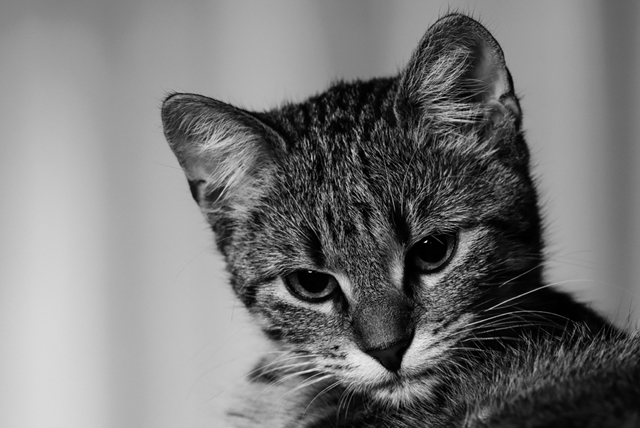
#> input picture images/cat.jpg, 640 x 428 px
$ python sobel.py
#> lines starting #> are read from the running program, lines starting #| are printed output that depends on the picture
import cv2
import numpy as np
from matplotlib import pyplot as plt

def convolve_np(X ,F):

	height = X.shape[0]
	width = X.shape[1]

	height_f = F.shape[0]
	width_f = F.shape[1]

	out = np.zeros((height, width))


	H = int((height_f - 1)/2)
	W = int((width_f -1 ) /2)

	for i in np.arange(H, height -H):
		for j in np.arange(W , width-W):
			sum = 0

			for k in np.arange(-H , H+1):
				for l in np.arange(-W, W+1):
					a = X[i+k, j+l]
					w = F[H+k, W+l]
					sum += (a*w)
			out[i,j] = sum
	return out


img = cv2.imread('images/cat.jpg',cv2.IMREAD_GRAYSCALE)
#> img is the input picture: shape (428, 640); min 0, max 238, mean 119.9

height = img.shape[0]
#> height = 428
width = img.shape[1]
#> width = 640


Hx = np.array([[-1, 0, 1],
               [-2, 0, 2],
               [-1, 0, 1]])

Hy = np.array([[-1, -2, -1],
               [0, 0, 0],
               [1, 2, 1]])


img_x = convolve_np(img , Hx) / 8.0
#> after the loop in convolve_np, `for i in np.arange(H, height -H):`:
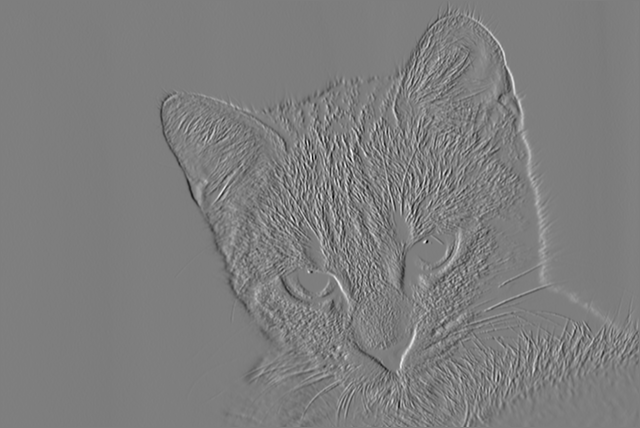
#> out: shape (428, 640) float64; min -692, max 706, mean -0.9; drawn with min black and max white
img_y = convolve_np(img , Hy) / 8.0
#> after the loop in convolve_np (call 2), `for i in np.arange(H, height -H):`:
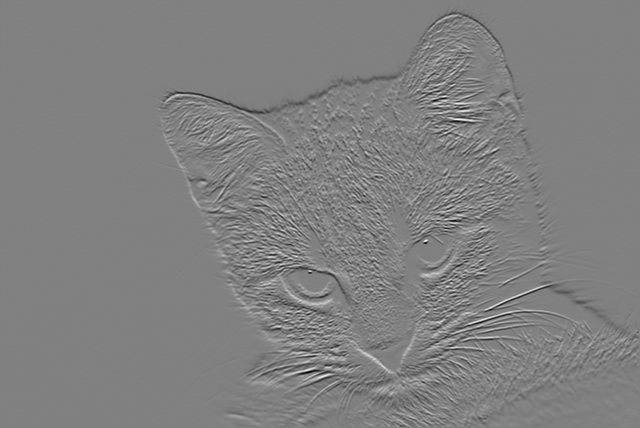
#> out: shape (428, 640) float64; min -771, max 756, mean -0.6; drawn with min black and max white

img_out = np.sqrt(np.power(img_x,2) + np.power(img_y, 2))
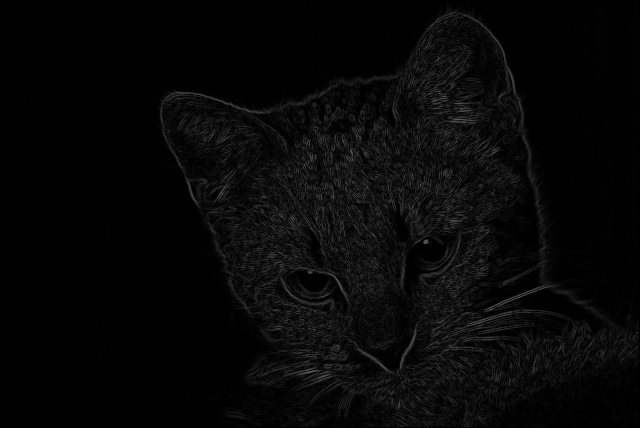
#> img_out: shape (428, 640) float64; min 0, max 111.6, mean 7.4


print(img_out)
#> (printed output is left out)

img_out = (img_out / np.max(img_out)) *255
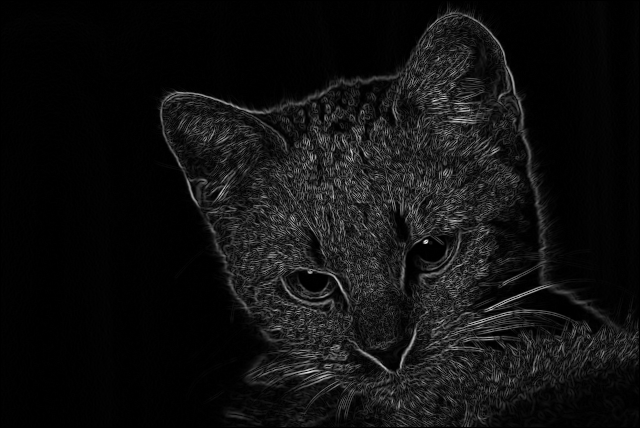
#> img_out: shape (428, 640) float64; min 0, max 255, mean 17


cv2.imshow('image', img_out)
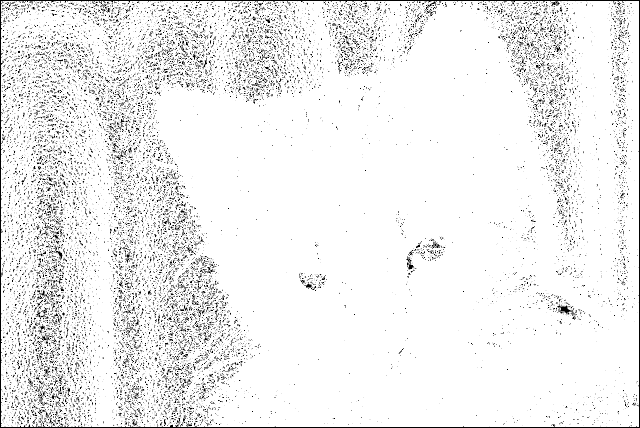
#> window 'image': shape (428, 640); min 0, max 255, mean 237.9
cv2.waitKey(0)
cv2.destroyAllWindows()


cv2.imwrite('outputs/sobel.jpg', img_out)
plt.imshow(img_out, cmap = 'gray', interpolation = 'bicubic')
plt.xticks([]), plt.yticks([])  # to hide tick values on X and Y axis
plt.show()
"""
cv2.imshow('image', img_out)
cv2.waitKey(0)
cv2.destroyAllWindows()


"""

$ run again, with images/contrast.jpg copied over images/cat.jpg
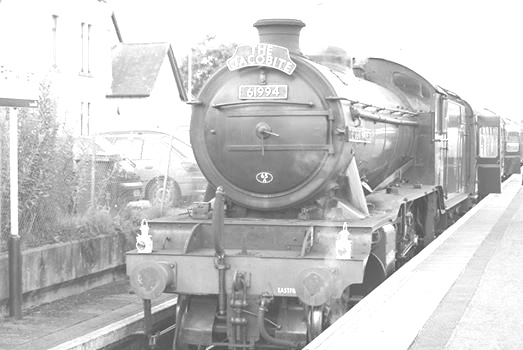
#> input picture images/contrast.jpg, 523 x 350 px
#> img is the input picture: shape (350, 523); min 62, max 255, mean 200.9
#> after the loop in convolve_np (call 2), `for i in np.arange(H, height -H):`:
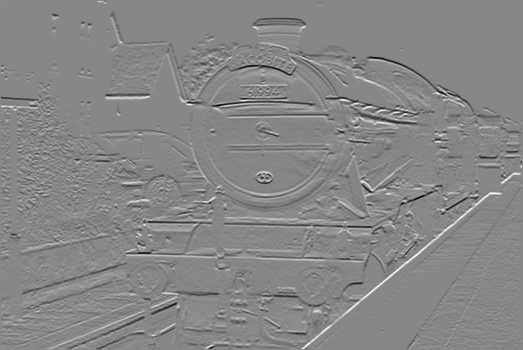
#> out: shape (350, 523) float64; min -667, max 591, mean -1.6; drawn with min black and max white
#> (printed output is left out)
#> `cv2.imshow('image', img_out)`:
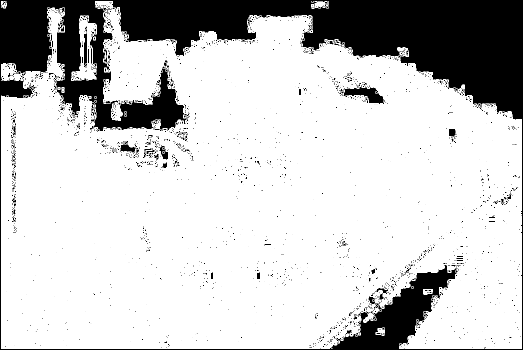
#> window 'image': shape (350, 523); min 0, max 255, mean 200.4

$ run again, with images/img1.jpg copied over images/cat.jpg
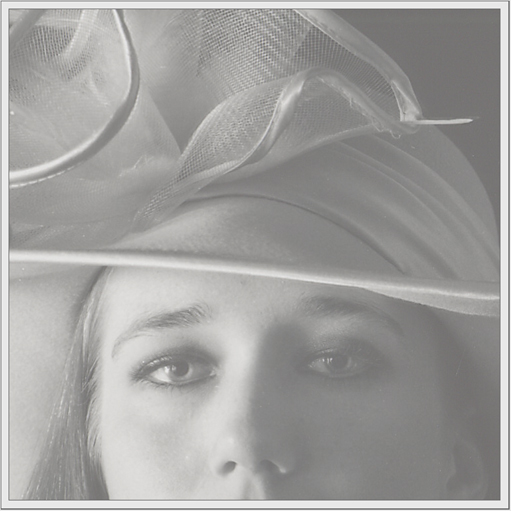
#> input picture images/img1.jpg, 511 x 511 px
#> after the loop in convolve_np (call 2), `for i in np.arange(H, height -H):`:
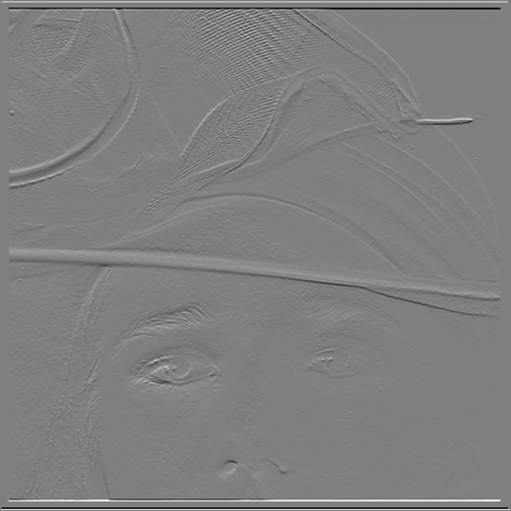
#> out: shape (511, 511) float64; min -557, max 554, mean 0.1; drawn with min black and max white
#> (printed output is left out)
#> `cv2.imshow('image', img_out)`:
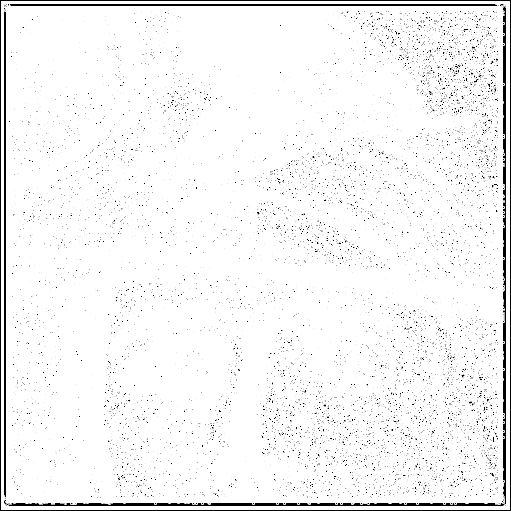
#> window 'image': shape (511, 511); min 0, max 255, mean 244.6

$ run again, with images/jet.jpg copied over images/cat.jpg
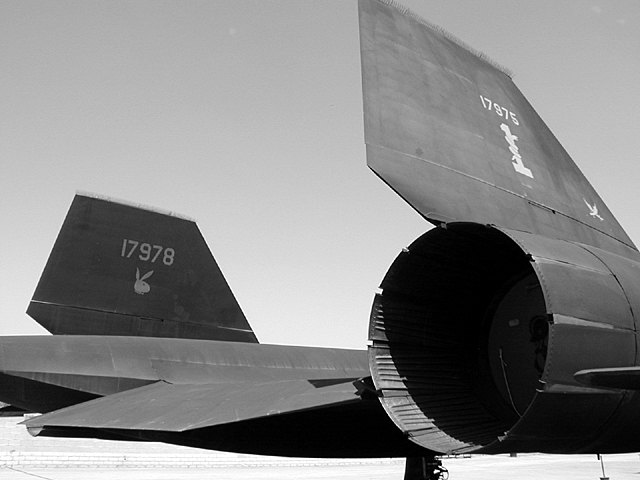
#> input picture images/jet.jpg, 640 x 480 px
#> img is the input picture: shape (480, 640); min 0, max 255, mean 135
#> after the loop in convolve_np (call 2), `for i in np.arange(H, height -H):`:
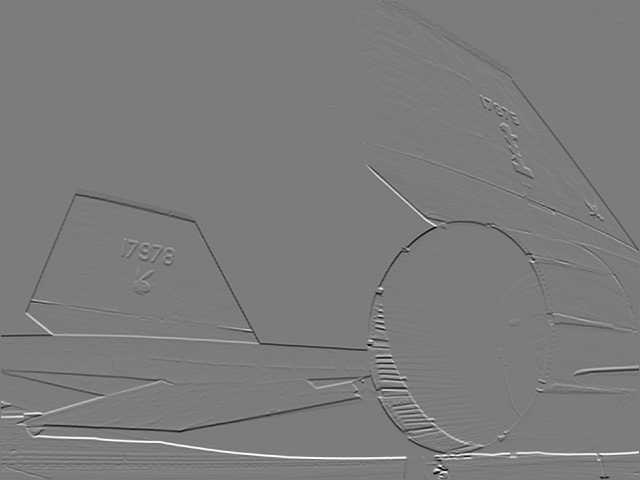
#> out: shape (480, 640) float64; min -968, max 1020, mean 0.9; drawn with min black and max white
#> (printed output is left out)
#> `cv2.imshow('image', img_out)`:
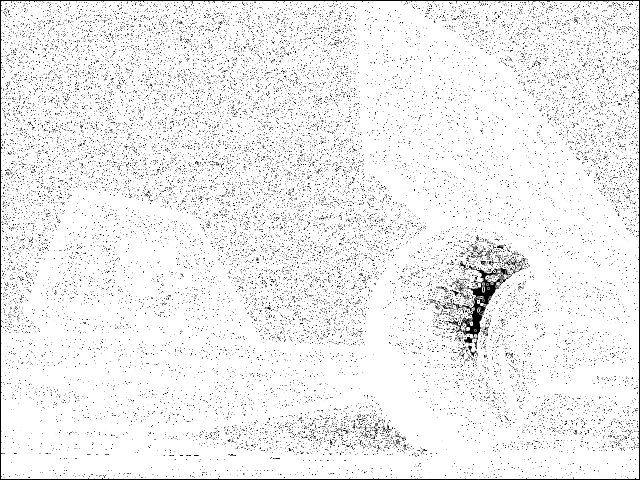
#> window 'image': shape (480, 640); min 0, max 255, mean 240.1
